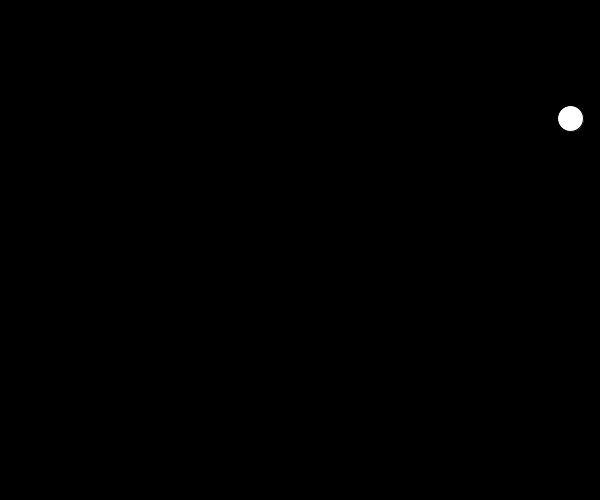
Frame 1 (no input)
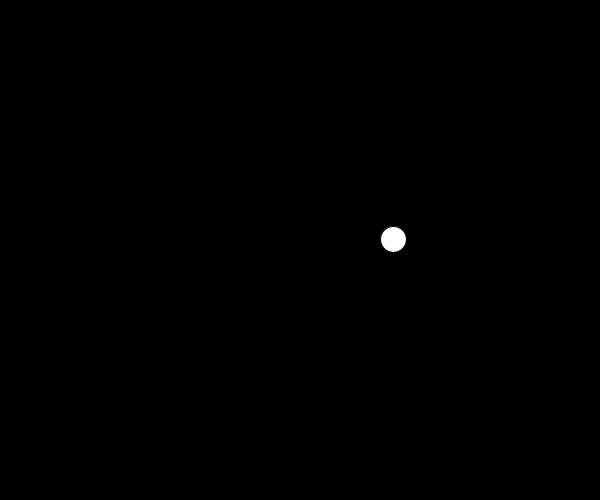
Frame 60 (the mouse pressed at the canvas centre just before this capture)
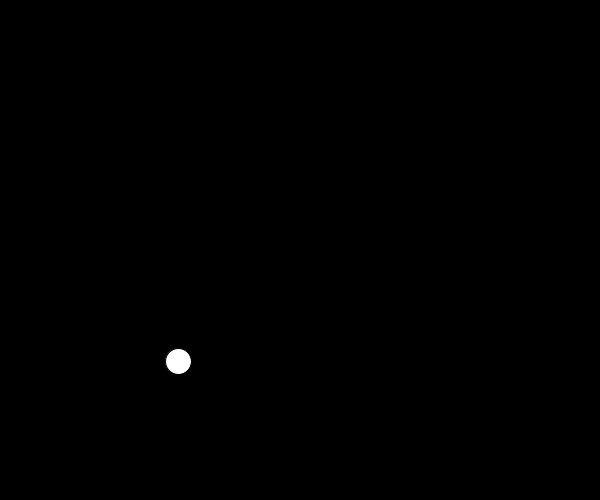
Frame 120 (the mouse held since frame 60 and released just before this capture)

The Processing sketch that drew these frames (run headless with seeded random() and noise(); from frame 60 on, the mouse is pressed at the canvas centre):

// Processing sketch: ballbouncing_2
// ── ballbouncing_2.pde
float x;      
float y; 
float speedX = random(1, 5);
float speedY = random(1, 5);            
float radius = 13;           

void setup(){
  // setup function will be called once
  
  
  size(600, 500);
  background(0);
  
  x= random(width);
  y = random(height);              
}


void draw(){

  // set parameters for drawing
  background(0);   
  fill(255);
  
  // Adjust the drawing parameters. Adjust the x and y such that circle is correctly rendered on the screen
  // correctly adjusted. If the ball's position and radius seems to exceed the wall, it is adjusted to correct value. 
  if(x-radius <= 0){
    x = radius;    
  }else if(x+radius >= width){
    x = width - radius;     
  }
  if(y-radius <= 0){
    y = radius; 
  }else if(y+radius >= height){
    y = height - radius; 
  }  
  
  
  
  // draw the object on the screen. 
  ellipse(x, y, radius*2, radius*2);       
  
 
 
  // bounce the ball if the ball hits the corner of the horizontal wall
  if((x + radius) >= width || (x - radius) <= 0){ 
    // this denotes that the ball hits the corner of the wall
    speedX *= -1;    
  }   
  // bounce the ball if the ball hits the corner of the vertical wall
  if(y+radius >= height || y-radius <= 0){
    speedY *= -1;    
  }
 
  
  
  // update the object's location 
  x = x + speedX; 
  y = y + speedY;    
  
  
} // end of draw()
